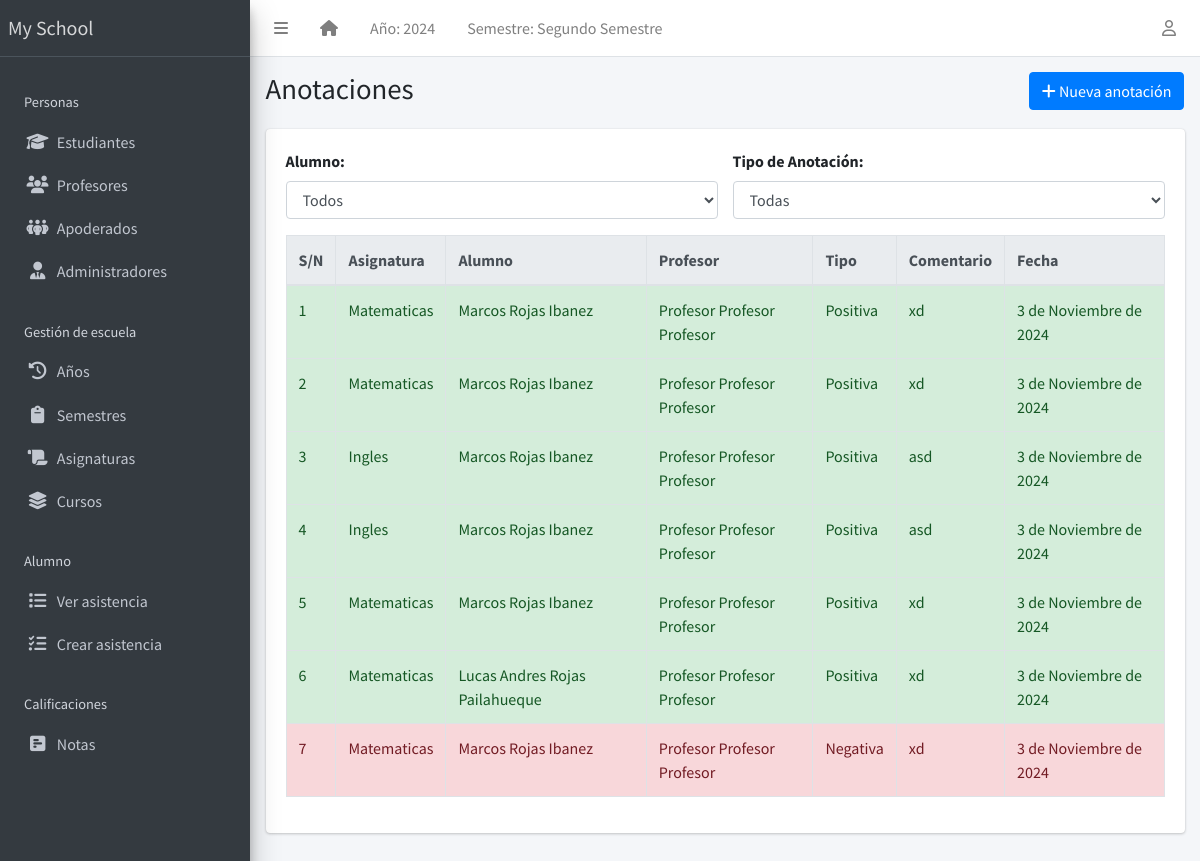
Screenshot of /teacher/annotations/ with the database file from the repository.
### apps/corecode/models.py (models this page shows, shortened)
class AcademicSession(models.Model):
    name = models.CharField(max_length=200, unique=True)
    current = models.BooleanField(default=True)
    class Meta:
        ordering = ["-name"]

class AcademicTerm(models.Model):
    name = models.CharField(max_length=20, unique=True)
    current = models.BooleanField(default=True)
    class Meta:
        ordering = ["name"]

class SiteConfig(models.Model):
    key = models.SlugField()
    value = models.CharField(max_length=200)

class Subject(models.Model):
    name = models.CharField(max_length=200, unique=True, verbose_name="Nombre")
    class Meta:
        ordering = ["name"]
    def __str__(self):
        return self.name

### apps/teachers/models.py (models this page shows, shortened)
class Annotation(models.Model):
    ANNOTATION_TYPE_CHOICES = [("positiva", "Positiva"), ("negativa", "Negativa")]
    student = models.ForeignKey(Student, on_delete=models.CASCADE, related_name="annotations")
    teacher = models.ForeignKey(Teacher, on_delete=models.CASCADE, related_name="annotations")
    subject = models.ForeignKey(Subject, on_delete=models.CASCADE, related_name="annotations")
    annotation_type = models.CharField(max_length=10, choices=ANNOTATION_TYPE_CHOICES)
    comment = models.TextField()
    date = models.DateField(default=timezone.now)
    class Meta:
        ordering = ["-date"]

class Teacher(models.Model):
    STATUS = [("activo", "Activo"), ("inactivo", "Inactivo")]
    GENDER = [("masculino", "Masculino"), ("femenino", "Femenino")]
    rut_regex = RegexValidator(
        regex=r"^\d{1,2}\d{3}\d{3}-[0-9kK]{1}$",
        message="El RUT debe estar en el formato 'XXXXXXXX-X'"
    )
    rut = models.CharField(max_length=12, unique=True, validators=[rut_regex], blank=True)
    estado = models.CharField(max_length=10, choices=STATUS, default="activo")
    apellido_paterno = models.CharField(max_length=200)
    apellido_materno = models.CharField(max_length=200)
    nombres = models.CharField(max_length=200, blank=True)
    sexo = models.CharField(max_length=10, choices=GENDER, default="masculino")
    fecha_nacimiento = models.DateField(default=timezone.now)
    fecha_admision = models.DateField(default=timezone.now)
    telefono_regex = RegexValidator(
        regex="^[0-9]{9,15}$", message="El número de teléfono no tiene el formato correcto."
    )
    telefono = models.CharField(
        validators=[telefono_regex], max_length=15, blank=True
    )
    direccion = models.TextField(blank=True)
    observaciones = models.TextField(blank=True)
    email = models.EmailField(
        max_length=254, unique=True, validators=[EmailValidator()],
        blank=True, null=True
    )
    foto = models.ImageField(blank=True, upload_to="students/fotos/")
    subjects = models.ManyToManyField(Subject, related_name="teachers", blank=True)
    class Meta:
        ordering = ["apellido_paterno", "apellido_materno", "nombres"]
    def __str__(self):
        return f" {self.nombres} {self.apellido_paterno} {self.apellido_materno}"

### apps/students/models.py (models this page shows)
class Student(models.Model):
    STATUS_CHOICES = [("activo", "Activo"), ("inactivo", "Inactivo")]
    GENDER_CHOICES = [("masculino", "Masculino"), ("femenino", "Femenino")]
    estado = models.CharField(max_length=10, choices=STATUS_CHOICES, default="activo")
    rut_regex = RegexValidator(
        regex=r"^\d{1,2}\d{3}\d{3}-[0-9kK]{1}$",
        message="El RUT debe estar en el formato 'XXXXXXXX-X'"
    )
    rut = models.CharField(max_length=12, unique=True, validators=[rut_regex], blank=True)
    apellido_paterno = models.CharField(max_length=200)
    apellido_materno = models.CharField(max_length=200)
    nombres = models.CharField(max_length=200, blank=True)
    sexo = models.CharField(max_length=10, choices=GENDER_CHOICES, default="masculino")
    fecha_nacimiento = models.DateField(default=timezone.now)
    curso_actual = models.ForeignKey(
        StudentClass, on_delete=models.SET_NULL, blank=True, null=True
    )
    fecha_admision = models.DateField(default=timezone.now)
    telefono_regex = RegexValidator(
        regex="^[0-9]{9,15}$", message="El número de teléfono no tiene el formato correcto."
    )
    telefono_apoderado = models.CharField(
        validators=[telefono_regex], max_length=15, blank=True
    )
    direccion = models.TextField(blank=True)
    observaciones = models.TextField(blank=True)
    email = models.EmailField(
        max_length=254, unique=True, validators=[EmailValidator()],
        blank=True, null=True
    )
    foto = models.ImageField(blank=True, upload_to="students/fotos/")
    representante = models.ForeignKey(
        "representatives.Representatives", on_delete=models.SET_NULL, null=True, blank=True, related_name="estudiantes"
    )
    subjects = models.ManyToManyField(Subject, related_name="students", blank=True)
    class Meta:
        ordering = ["apellido_paterno", "apellido_materno", "nombres"]
    def __str__(self):
        return f"{self.nombres} {self.apellido_paterno} {self.apellido_materno}"

### apps/teachers/views.py (the view)
# urls.py: path('annotations/', AnnotationListView.as_view(), name='annotation-list'),
class AnnotationListView(ListView):
    model = Annotation
    template_name = "teachers/teacher_annotation_list.html"
    context_object_name = "annotations"
    def get_queryset(self):
        queryset = super().get_queryset()
        student_id = self.request.GET.get("student")
        annotation_type = self.request.GET.get("type")
        if student_id:
            queryset = queryset.filter(student__id=student_id)
        if annotation_type:
            queryset = queryset.filter(annotation_type=annotation_type)
        return queryset
    def get_context_data(self, **kwargs):
        context = super().get_context_data(**kwargs)
        context["form"] = AnnotationFilterForm(self.request.GET)
        context["students"] = Student.objects.all()
        return context

### apps/teachers/forms.py
class AnnotationFilterForm(forms.Form):
    student = forms.ModelChoiceField(queryset=Student.objects.all(), required=False, label="Student")
    annotation_type = forms.ChoiceField(choices=Annotation.ANNOTATION_TYPE_CHOICES, required=False, label="Type")

### apps/corecode/context_processors.py (called while the page is built)
def site_defaults(request):
    current_session = AcademicSession.objects.get(current=True)
    current_term = AcademicTerm.objects.get(current=True)
    vals = SiteConfig.objects.all()
    contexts = {
        "current_session": current_session.name,
        "current_term": current_term.name,
    }
    for val in vals:
        contexts[val.key] = val.value
    return contexts

### apps/templatetags/user_groups.py (called while the page is built)
@register.filter
def in_group(user, group_id):
    return user.groups.filter(id=group_id).exists()

### apps/teachers/templates/teachers/teacher_annotation_list.html (shortened to what this page needs)
{% extends 'base.html' %}
{% block title %}Anotaciones{% endblock title %}
{% block breadcrumb %}
<a class="btn btn-primary" href="{% url 'annotation-create' %}"><i class="fas fa-plus"></i> Nueva anotación</a>
{% endblock breadcrumb %}
{% block content %}
  <div class="row mb-3">
    <div class="col-md-6">
      <label for="filter-student" class="form-label" style="font-weight: bold;">Alumno:</label>
      <select id="filter-student" class="form-control">
        <option value="">Todos</option>
      </select>
    </div>
    <div class="col-md-6">
      <label for="filter-type" class="form-label" style="font-weight: bold;">Tipo de Anotación:</label>
      <select id="filter-type" class="form-control">
        <option value="">Todas</option>
      </select>
    </div>
  </div>
  <div class="table-responsive">
    <table id="annotationtable" class="table table-bordered table-hover" data-page-length='100'>
      <thead class="thead-light">
        <tr>
          <th>S/N</th>
          <th>Asignatura</th>
          <th>Alumno</th>
          <th>Profesor</th>
          <th>Tipo</th>
          <th>Comentario</th>
          <th>Fecha</th>
        </tr>
      </thead>
      <tbody>
        {% for annotation in annotations %}
          <tr class="{% if annotation.annotation_type == 'positiva' %}positive{% elif annotation.annotation_type == 'negativa' %}negative{% endif %}">
            <td>{{ forloop.counter }}</td>
            <td>{{ annotation.subject }}</td>
            <td>{{ annotation.student }}</td>
            <td>{{ annotation.teacher }}</td>
            <td>{{ annotation.get_annotation_type_display }}</td>
            <td>{{ annotation.comment }}</td>
            <td>{{ annotation.date }}</td>
          </tr>
        {% endfor %}
      </tbody>
    </table>
  </div>
{% endblock content %}

### templates/base.html (shortened to what this page needs)
{% load static %}
{% load custom_templatetag %}
<!DOCTYPE html>
<html lang="en">
<head>
  <link rel="stylesheet" href="https://cdnjs.cloudflare.com/ajax/libs/dropzone/5.9.3/dropzone.min.css">
  <link rel="stylesheet" href="https://cdnjs.cloudflare.com/ajax/libs/font-awesome/6.6.0/css/all.min.css" />
  <link rel="stylesheet"
    href="{% static 'plugins/overlayScrollbars/css/OverlayScrollbars.min.css' %}">
  <link rel="stylesheet" href="{% static 'plugins/Datatables/datatables.min.css' %}" />
  <link rel="stylesheet" href="{% static 'dist/css/adminlte.min.css' %}">
</head>
<body
  class="hold-transition sidebar-mini layout-fixed layout-navbar-fixed layout-footer-fixed">
  <div class="wrapper">
    <nav class="main-header navbar navbar-expand navbar-white navbar-light">
      <ul class="navbar-nav">
        <li class="nav-item">
          <a class="nav-link" data-widget="pushmenu" href="#" role="button"><i
              class="fas fa-bars"></i></a>
        </li>
        <li class="nav-item d-none d-sm-inline-block">
          <a href="{% url 'home' %} " class="nav-link"><i class="fa fa-home"></i></a>
        </li>
        <li class="nav-item d-none d-sm-inline-block">
          <a href="{% url 'current-session' %}" class="nav-link">Año: {{ current_session }}</a>
        </li>
        <li class="nav-item d-none d-sm-inline-block">
          <a href="{% url 'current-session' %}" class="nav-link">Semestre: {{ current_term }}</a>
        </li>
      </ul>
      <ul class="navbar-nav ml-auto">
        <li class="nav-item dropdown">
          <a class="nav-link" data-toggle="dropdown" href="#">
            <i class="far fa-user"></i>
          </a>
        </li>
      </ul>
    </nav>
    <aside class="main-sidebar sidebar-dark-primary elevation-4">
      <a href="{% url 'home' %}" class="brand-link">{{ school_name | default:"MySchool" }}</a>
      <div class="sidebar">
        <nav class="mt-2">
          <ul class="nav nav-pills nav-sidebar flex-column" data-widget="treeview" role="menu" data-accordion="false">
            <li class="nav-header" style="padding: 1.7rem 1rem .5rem;">Personas</li>
            <li class="nav-item">
              <a href="{% url 'student-list' %}" class="nav-link">
                <i class="nav-icon fas fa-graduation-cap"></i>
                <p>
                  Estudiantes
                </p>
              </a>
            </li>
            <li class="nav-item">
              <a href="{% url 'teacher-list' %}" class="nav-link">
                <i class="nav-icon fas fa-users"></i>
                <p>
                  Profesores
                </p>
              </a>
            </li>
            <li class="nav-item">
              <a href="{% url 'representatives-list' %}" class="nav-link">
                <i class="nav-icon fas fa-people-group"></i>
                <p>
                  Apoderados
                </p>
              </a>
            </li>
            <li class="nav-item">
              <a href="{% url 'staff-list' %}" class="nav-link">
                <i class="nav-icon fas fa-user-tie"></i>
                <p>
                  Administradores
                </p>
              </a>
            </li>
            <li class="nav-header">Gestión de escuela</li>
            <li class="nav-item">
              <a href="{% url 'sessions' %}" class="nav-link">
                <i class="nav-icon fas fa-clock-rotate-left"></i>
                <p>
                  Años
                </p>
              </a>
            </li>
            <li class="nav-item">
              <a href="{% url 'terms' %}" class="nav-link">
                <i class="nav-icon fas fa-clipboard"></i>
                <p>
                  Semestres
                </p>
              </a>
            </li>
            <li class="nav-item">
              <a href="{% url 'subjects' %}" class="nav-link">
                <i class="nav-icon fas fa-scroll"></i>
                <p>
                  Asignaturas
                </p>
              </a>
            </li>
            <li class="nav-item">
              <a href="{% url 'classes' %}" class="nav-link">
                <i class="nav-icon fas fa-layer-group"></i>
                <p>
                  Cursos
                </p>
              </a>
            </li>
            <li class="nav-header" style="padding: 1.7rem 1rem .5rem;">Alumno</li>
            <li class="nav-item">
              <a href="{% url 'attendance-list' %}" class="nav-link">
                <i class="nav-icon fas fa-list"></i>
                <p>
                  Ver asistencia
                </p>
              </a>
            </li>
            <li class="nav-item">
              <a href="{% url 'attendance-list' %}" class="nav-link">
                <i class="nav-icon fas fa-list-check"></i>
                <p>
                  Crear asistencia
                </p>
              </a>
            </li>
            <li class="nav-header">Calificaciones</li>
            <li class="nav-item">
              <a href="{% url 'subject_list' %}" class="nav-link">
                <i class="nav-icon fas fa-square-poll-horizontal"></i>
                <p>
                  Notas
                </p>
              </a>
            </li>
          </ul>
        </nav>
      </div>
    </aside>
    <div class="content-wrapper">
      <section class="content-header">
        <div class="container-fluid">
          <div class="row mb-1">
            <div class="col-sm-8">
              <h1>{% block title %}{% endblock title %}</h1>
            </div>
            <div class="col-sm-4">
              <ol class="breadcrumb float-sm-right">
                <li class="breadcrumb-item">{% block breadcrumb %}{% endblock breadcrumb %}</li>
              </ol>
            </div>
          </div>
        </div>
      </section>
      <section class="content">
        <div class="container-fluid">
          <div class="row">
            <div class="col-md-12">
              {% block fullcard %}
              <div class="card">
                <div class="card-body">
                  <div class="row">
                    <div class="col">
                      {% block content %}
                      {% endblock content %}
                    </div>
                  </div>
                </div>
              </div>
              {% endblock fullcard %}
            </div>
          </div>
        </div>
      </section>
    </div>
  </div>
</body>
</html>

### apps/teachers/templates/teachers/teacher_annotation_list.html (style rules this page uses)
.positive { background-color: #d4edda; color: #155724; }
.negative { background-color: #f8d7da; color: #721c24; }

### rows the page displays
AcademicSession: name "2024"
AcademicTerm: name "Segundo Semestre"
SiteConfig: value "My School"
Annotation: subject "Matematicas", student "Marcos Rojas Ibanez", teacher "Profesor Profesor Profesor", annotation_type "Positiva", comment "xd", date "3 de Noviembre de 2024"
Annotation: subject "Matematicas", student "Marcos Rojas Ibanez", teacher "Profesor Profesor Profesor", annotation_type "Positiva", comment "xd", date "3 de Noviembre de 2024"
Annotation: subject "Ingles", student "Marcos Rojas Ibanez", teacher "Profesor Profesor Profesor", annotation_type "Positiva", comment "asd", date "3 de Noviembre de 2024"
Annotation: subject "Ingles", student "Marcos Rojas Ibanez", teacher "Profesor Profesor Profesor", annotation_type "Positiva", comment "asd", date "3 de Noviembre de 2024"
Annotation: subject "Matematicas", student "Marcos Rojas Ibanez", teacher "Profesor Profesor Profesor", annotation_type "Positiva", comment "xd", date "3 de Noviembre de 2024"
Annotation: subject "Matematicas", student "Lucas Andres Rojas Pailahueque", teacher "Profesor Profesor Profesor", annotation_type "Positiva", comment "xd", date "3 de Noviembre de 2024"
Annotation: subject "Matematicas", student "Marcos Rojas Ibanez", teacher "Profesor Profesor Profesor", annotation_type "Negativa", comment "xd", date "3 de Noviembre de 2024"
